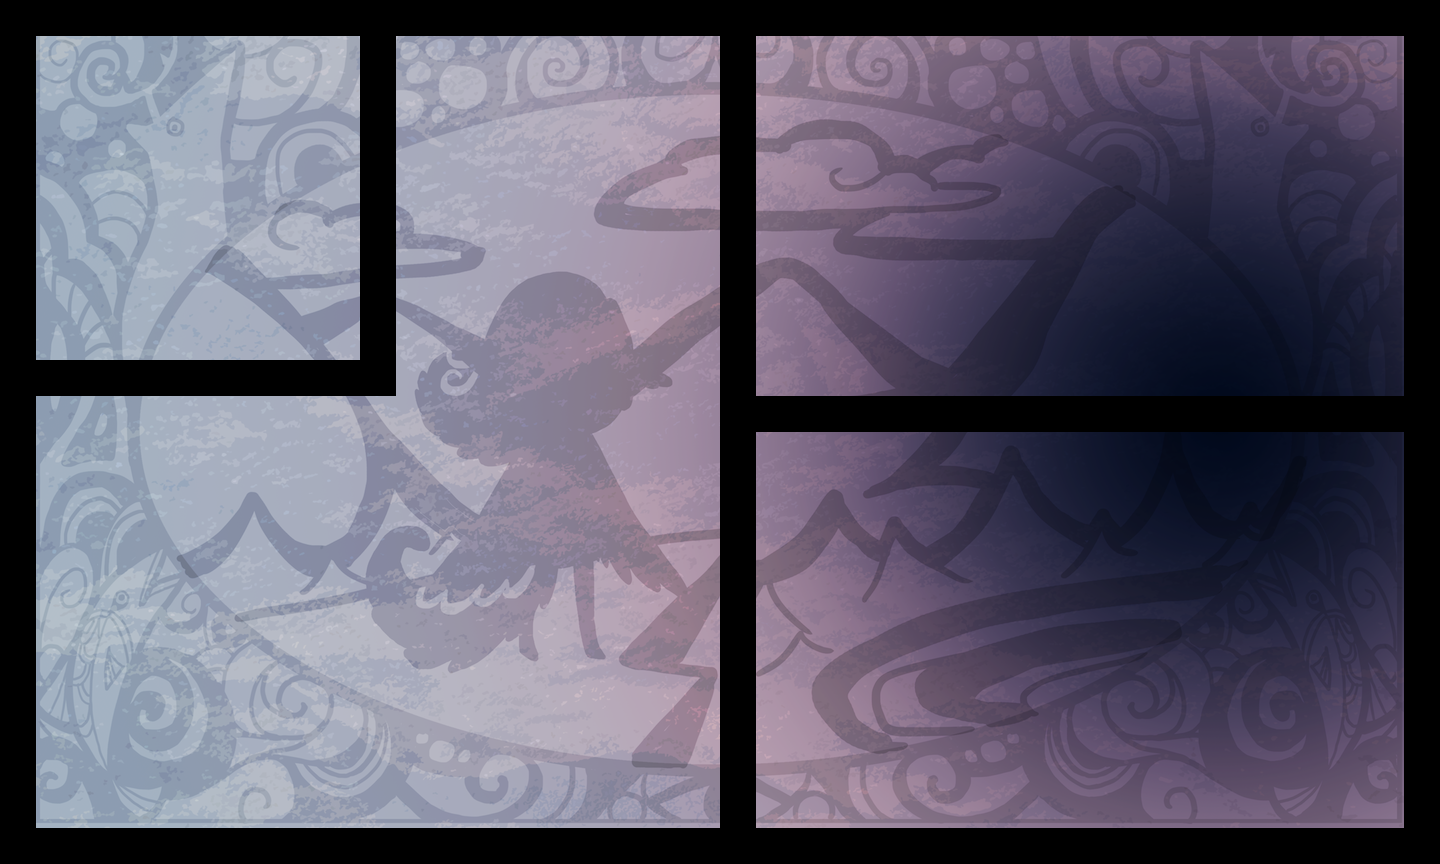

A 2D game scene composited from a Tiled map and its tileset images. What follows is a short description and the map's XML, with each tile layer's data collapsed to a summary:
An orthogonal 40x24 tile map with 36x36 px tiles, 2 tile layers (bg, tiles), 2 tilesets.

<map version="1.0" orientation="orthogonal" width="40" height="24" tilewidth="36" tileheight="36">
 <properties>
  <property name="playerLocation" value="!json! {&quot;x&quot;: 4, &quot;y&quot;: 4}" />
 </properties>
 <tileset firstgid="1" name="blackTile" tilewidth="36" tileheight="36">
  <image source="../../../art/black tile.png" width="72" height="72" />
  <tile id="0">
   <properties>
    <property name="bodyType" value="static" />
    <property name="collType" value="wall" />
    <property name="name" value="blackTile" />
    <property name="physics:bounce" value="0" />
    <property name="physics:enabled" value="true" />
   </properties>
  </tile>
 </tileset>
 <tileset firstgid="5" name="bg" tilewidth="1440" tileheight="864">
  <tileoffset x="-720" y="432" />
  <image source="../../../art/bg.png" width="1440" height="864" />
 </tileset>
 <layer name="bg" width="40" height="24">
  <data>[960 cells, 1 non-empty, 1 distinct tile ids]</data>
 </layer>
 <layer name="tiles" width="40" height="24">
  <data>[960 cells, 183 non-empty, 1 distinct tile ids]</data>
 </layer>
</map>
